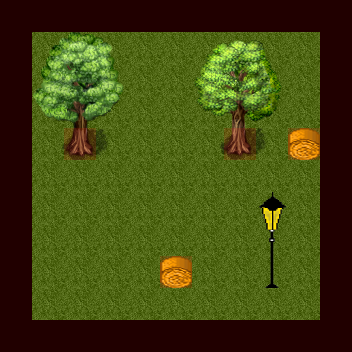

Below is a game level as drawn by its tile map, then a one-line description and the .tmx file that defines it, in full:
An orthogonal 11x11 tile map with 32x32 px tiles, 5 tile layers (Ground, Misc, Trees , Trees Top, ...), 5 tilesets and 2 objects.

<map version="1.0" orientation="orthogonal" renderorder="right-down" width="11" height="11" tilewidth="32" tileheight="32" nextobjectid="4">
 <tileset firstgid="1" name="Grass" tilewidth="32" tileheight="32" tilecount="1" columns="1">
  <image source="WORK STATION V2  - 1.png" width="32" height="32" />
 </tileset>
 <tileset firstgid="2" name="Colision Rojo" tilewidth="32" tileheight="32" tilecount="1" columns="1">
  <image source="WORK STATION V2  - 1 (ROJO).png" width="32" height="32" />
  <tile id="0">
   <objectgroup draworder="index">
    <object id="0" x="-0.272727" y="-0.0909091" width="32.2727" height="32.4545" />
   </objectgroup>
  </tile>
 </tileset>
 <tileset firstgid="3" name="Trees" tilewidth="32" tileheight="32" tilecount="256" columns="16">
  <image source="Trees.png" width="512" height="512" />
 </tileset>
 <tileset firstgid="259" name="heno reducido" tilewidth="32" tileheight="32" tilecount="1" columns="1">
  <image source="heno reducido.png" width="32" height="32" />
 </tileset>
 <tileset firstgid="260" name="FAROL" tilewidth="32" tileheight="32" tilecount="3" columns="1">
  <image source="FAROL.png" width="32" height="96" />
 </tileset>
 <layer name="Ground" width="11" height="11">
  <data encoding="csv">
0,0,0,0,0,0,0,0,0,0,0,
0,1,1,1,1,1,1,1,1,1,0,
0,1,1,1,1,1,1,1,1,1,0,
0,1,1,1,1,1,1,1,1,1,0,
0,1,1,1,1,1,1,1,1,1,0,
0,1,1,1,1,1,1,1,1,1,0,
0,1,1,1,1,1,1,1,1,1,0,
0,1,1,1,1,1,1,1,1,1,0,
0,1,1,1,1,1,1,1,1,1,0,
0,1,1,1,1,1,1,1,1,1,0,
0,0,0,0,0,0,0,0,0,0,0
</data>
 </layer>
 <layer name="Misc" width="11" height="11">
  <data encoding="csv">
0,0,0,0,0,0,0,0,0,0,0,
0,0,0,0,0,0,0,0,0,0,0,
0,0,0,0,0,0,0,0,0,0,0,
0,0,0,0,0,0,0,0,0,0,0,
0,0,0,0,0,0,0,0,0,259,0,
0,0,0,0,0,0,0,0,0,0,0,
0,0,0,0,0,0,0,0,260,0,0,
0,0,0,0,0,0,0,0,261,0,0,
0,0,0,0,0,259,0,0,262,0,0,
0,0,0,0,0,0,0,0,0,0,0,
0,0,0,0,0,0,0,0,0,0,0
</data>
 </layer>
 <layer name="Trees " width="11" height="11">
  <data encoding="csv">
0,0,0,0,0,0,0,0,0,0,0,
0,0,0,0,0,0,0,0,0,0,0,
0,0,0,0,0,0,0,0,0,0,0,
0,0,0,0,0,0,0,0,0,0,0,
0,0,116,0,0,0,0,119,0,0,0,
0,0,0,0,0,0,0,0,0,0,0,
0,0,0,0,0,0,0,0,0,0,0,
0,0,0,0,0,0,0,0,0,0,0,
0,0,0,0,0,0,0,0,0,0,0,
0,0,0,0,0,0,0,0,0,0,0,
0,0,0,0,0,0,0,0,0,0,0
</data>
 </layer>
 <layer name="Trees Top" width="11" height="11">
  <data encoding="csv">
0,0,0,0,0,0,0,0,0,0,0,
0,67,68,69,0,0,70,71,72,0,0,
0,83,84,85,0,0,86,87,88,0,0,
0,99,100,101,0,0,102,103,104,0,0,
0,115,0,117,0,0,118,0,120,0,0,
0,0,0,0,0,0,0,0,0,0,0,
0,0,0,0,0,0,0,0,0,0,0,
0,0,0,0,0,0,0,0,0,0,0,
0,0,0,0,0,0,0,0,0,0,0,
0,0,0,0,0,0,0,0,0,0,0,
0,0,0,0,0,0,0,0,0,0,0
</data>
 </layer>
 <layer name="Colision" width="11" height="11" opacity="0.13">
  <data encoding="csv">
2,2,2,2,2,2,2,2,2,2,2,
2,0,0,0,0,0,0,0,0,0,2,
2,0,0,0,0,0,0,0,0,0,2,
2,0,0,0,0,0,0,0,0,0,2,
2,0,2,0,0,0,0,2,0,2,2,
2,0,0,0,0,0,0,0,0,0,2,
2,0,0,0,0,0,0,0,0,0,2,
2,0,0,0,0,0,0,0,0,0,2,
2,0,0,0,0,2,0,0,0,0,2,
2,0,0,0,0,0,0,0,0,0,2,
2,2,2,2,2,2,2,2,2,2,2
</data>
 </layer>
 <objectgroup name="Capa de Objetos 1">
  <object id="3" x="265.25" y="287">
   <polyline points="0,0 12.25,0.5 8,-4.75 5.25,-3.75 -0.25,-0.25" />
  </object>
 </objectgroup>
</map>
